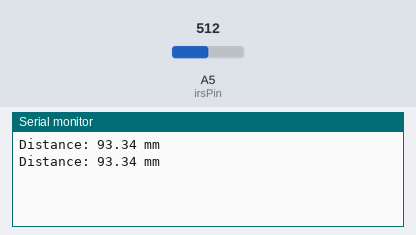
Bench run of a sketch on a simulated Arduino Uno, built with avr-gcc and run on an emulated ATmega328P. On the bench: the last lines printed to the serial monitor. The inputs (shaded band) are chosen by the test bench; at power-on: A5 (irsPin) = 512.

Above: at 1.8 s.
1.9 s: A5 (irsPin) set to 5
At 2.8 s:
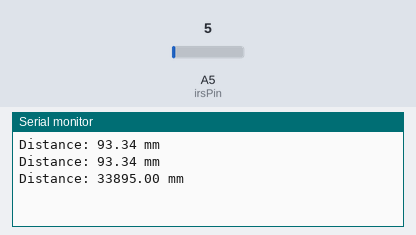
3.4 s: A5 (irsPin) set to 2
At 4.8 s:
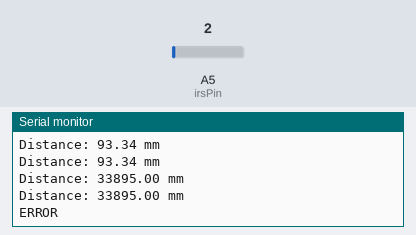

Measured:
- the behaviour switches between 4 and 3 on A5 (irsPin) (found by bisection; images 1 and 2)
- after the input at 1.9 s, the serial monitor: prints a new line after 0.10 s (image 1)
- after the input at 3.4 s, the serial monitor: prints a new line after 0.60 s (image 2)

The sketch:

IrSTest1.ino
```cpp
const int irsPin = 5;
float dist = 0.0;

void setup()
{
  Serial.begin(9600);
}

void loop()
{
  dist = (6787.0 / (analogRead(irsPin) - 3.0)) - 4.0;

  if(dist < 0.0 || dist > 10000.0)
  {
    Serial.println("ERROR");
  }
  else
  {
    Serial.print("Distance: ");
    Serial.print(dist * 10);
    Serial.println(" mm");
  }

  delay(1000);
}
```
